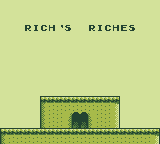

A 2D game scene composited from a Tiled map and its tileset images. What follows is a short description and the map's XML, with each tile layer's data collapsed to a summary:
An orthogonal 20x18 tile map with 8x8 px tiles, 5 tile layers (background, kill, platforms, collide, ...) and 2 objects.

<map version="1.0" orientation="orthogonal" renderorder="right-down" width="20" height="18" tilewidth="8" tileheight="8" backgroundcolor="#d3e29a" nextobjectid="6">
 <properties>
  <property name="backdropAutoScrollDirection" value="left" />
  <property name="backdropCount" type="int" value="2" />
  <property name="backdropName" value="clouds" />
 </properties>
 <tileset firstgid="1" name="tiles" tilewidth="8" tileheight="8" tilecount="192" columns="8">
  <image source="../images/tiles.png" width="64" height="192" />
  <tile id="10">
   <properties>
    <property name="warpToMap" value="map1" />
   </properties>
  </tile>
 </tileset>
 <layer name="background" width="20" height="18">
  <data>[360 cells, 30 non-empty, 9 distinct tile ids]</data>
 </layer>
 <layer name="kill" width="20" height="18">
  <data>[360 cells, 0 non-empty, 0 distinct tile ids]</data>
 </layer>
 <layer name="platforms" width="20" height="18">
  <data>[360 cells, 10 non-empty, 3 distinct tile ids]</data>
 </layer>
 <layer name="collide" width="20" height="18">
  <data>[360 cells, 40 non-empty, 6 distinct tile ids]</data>
 </layer>
 <layer name="foreground" width="20" height="18">
  <data>[360 cells, 12 non-empty, 7 distinct tile ids]</data>
 </layer>
 <objectgroup name="screens" />
 <objectgroup name="obtainables" />
 <objectgroup name="enemies" />
 <objectgroup name="checkpoint" />
 <objectgroup name="player">
  <object id="4" x="72" y="80" width="8" height="16" />
 </objectgroup>
 <objectgroup name="warp">
  <object id="5" x="72" y="112" width="16" height="16">
   <properties>
    <property name="warpToMap" value="map1" />
   </properties>
  </object>
 </objectgroup>
</map>